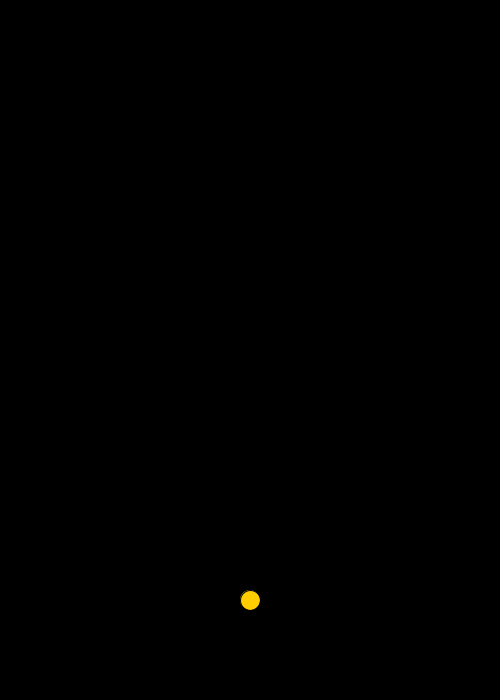
Frame 1 (no input)
Frame 60 (the mouse pressed at the canvas centre just before this capture): identical to frame 1, image omitted
Frame 120 (the mouse held since frame 60 and released just before this capture): identical to frame 1, image omitted

The Processing sketch that drew this single still picture (run headless with seeded random() and noise(); from frame 60 on, the mouse is pressed at the canvas centre):

// Processing sketch: ShapeWars
// ── ShapeWars.pde

int count;
ArrayList<GameObject> gameObjects = new ArrayList<GameObject>();

Player player1 = new Player();

void setup()
{
  size(500, 700);

  gameObjects.add(player1);
}


void draw()
{

  stats();

  if (count == 150)
  {
    if (!player1.fire)
    {
      player1.fire = true;
    }
    Enemy enemy = new Enemy();
    gameObjects.add(enemy);

    count = 0;
  }
  count++;

  background(0);

  for (int i = gameObjects.size() -1; i >= 0; i --)
  {
    GameObject object = gameObjects.get(i); 
    object.update();
    object.render();
  }
}

void stats()
{
  fill(0);
  textSize(32);
  text("word", 10, 30);
}
// ── Bullet.pde
class Bullet extends GameObject
{
  PVector velocity;
  
  Bullet(float x, float y)
  {
    this.position = new PVector(x,y);
    this.velocity = new PVector(0,-1);
    this.size = 20;
    this.c = color(255, 0, 0);
    
  }
  
  
  void render()
   {
     fill(c);
     ellipse(position.x, position.y, size, size);
   }
  
  void update()
  { 
    if (position.y > size/2)
    {
     position.add(velocity);
    }

    else
    {
     gameObjects.remove(this);
    }
  }
}
// ── Enemy.pde
class Enemy extends GameObject
{
  
  Enemy()
  {
    position = new PVector(random(20,480),random(20,100));
    velocity = new PVector(0,random(1,2));
    energy = 20;
    c = color(random(1,255),random(1,255),random(1,255));
    size = energy;    
  }
  
  
  void render()
  {
    fill(c);
    ellipse(position.x, position.y, energy, energy);
  }
  
  void update()
  {
    for (int i = gameObjects.size() -1 ; i >= 0  ; i --)
    {
     if (gameObjects.get(i) instanceof Bullet)
     {
       Bullet b = (Bullet)gameObjects.get(i);
       
       if (b.position.y - size/2 < this.position.y + size/2 && b.position.x - size/2 < this.position.x + size/2 && b.position.x + size/2 > this.position.x - size/2)
       {
         gameObjects.remove(this);
         //gameObjects.remove(b);      
       }
     }
    }
    
    position.add(velocity);
    
    if (position.y > player1.position.y)
    {
     gameObjects.remove(this);
     
    }
    
  }
}
// ── GameObject.pde
abstract class GameObject
{
  PVector velocity;
  PVector position;
  float size;
  color c;
  float energy;
  
  GameObject()
  {
    
  }
  
  abstract void update();  
  abstract void render();
}
// ── Player.pde
class Player extends GameObject
{
  boolean fire;

  Player()
  {
    position = new PVector(250, 600);
    size = 20;
    energy = 1;
    c = color(255, 204, 0);
    fire = true;
  }

  void render()
  {
    fill(c);
    ellipse(position.x, position.y, size, size);
  }

  void fire()
  {
    println("BULLET");
    Bullet bullet = new Bullet(position.x, position.y);
    gameObjects.add(bullet);
  }

  void update()  
  {
    if (keyPressed)
    {
      if (keyCode == RIGHT && position.x < width - size/2) { 
        position.x+=2;
      }
      if (keyCode == LEFT && position.x > size/2) { 
        position.x-=2;
      }
      if (keyCode == UP)    
      {
        if (fire) 
        {
          fire();
          fire = false;
          
        }
      }
    }
  }
}
